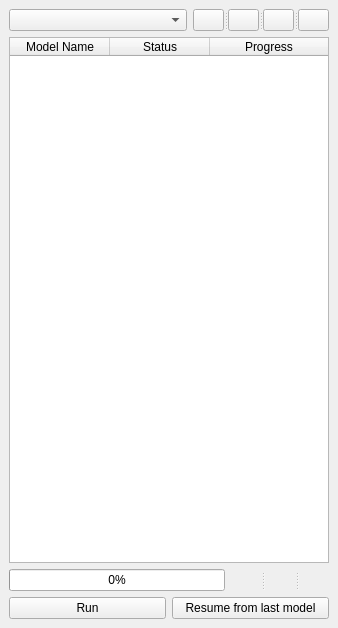
<?xml version="1.0" encoding="UTF-8"?>
<ui version="4.0">
 <class>ValidationDockWidget</class>
 <widget class="QDockWidget" name="ValidationDockWidget">
  <property name="geometry">
   <rect>
    <x>0</x>
    <y>0</y>
    <width>338</width>
    <height>628</height>
   </rect>
  </property>
  <property name="windowTitle">
   <string>&amp;DSGTools: Geospatial Data Quality Assurance Toolbox</string>
  </property>
  <widget class="QWidget" name="dockWidgetContents">
   <layout class="QGridLayout" name="gridLayout">
    <item row="0" column="0" colspan="2">
     <layout class="QHBoxLayout" name="horizontalLayout">
      <item>
       <widget class="QComboBox" name="comboBox">
        <property name="sizePolicy">
         <sizepolicy hsizetype="MinimumExpanding" vsizetype="Fixed">
          <horstretch>0</horstretch>
          <verstretch>0</verstretch>
         </sizepolicy>
        </property>
       </widget>
      </item>
      <item>
       <widget class="QSplitter" name="splitter">
        <property name="orientation">
         <enum>Qt::Horizontal</enum>
        </property>
        <widget class="QPushButton" name="addPushButton">
         <property name="maximumSize">
          <size>
           <width>31</width>
           <height>33</height>
          </size>
         </property>
         <property name="toolTip">
          <string>Adds a workflow</string>
         </property>
         <property name="text">
          <string/>
         </property>
         <property name="icon">
          <iconset resource="../../../../resources.qrc">
           <normaloff>:/plugins/DsgTools/icons/plus.png</normaloff>:/plugins/DsgTools/icons/plus.png</iconset>
         </property>
         <property name="flat">
          <bool>false</bool>
         </property>
        </widget>
        <widget class="QPushButton" name="editPushButton">
         <property name="maximumSize">
          <size>
           <width>31</width>
           <height>33</height>
          </size>
         </property>
         <property name="toolTip">
          <string>Edits current selected workflow</string>
         </property>
         <property name="text">
          <string/>
         </property>
         <property name="icon">
          <iconset resource="../../../../resources.qrc">
           <normaloff>:/plugins/DsgTools/icons/config.png</normaloff>:/plugins/DsgTools/icons/config.png</iconset>
         </property>
         <property name="flat">
          <bool>false</bool>
         </property>
        </widget>
        <widget class="QPushButton" name="removePushButton">
         <property name="maximumSize">
          <size>
           <width>31</width>
           <height>33</height>
          </size>
         </property>
         <property name="toolTip">
          <string>Removes current selected workflow</string>
         </property>
         <property name="text">
          <string/>
         </property>
         <property name="icon">
          <iconset resource="../../../../resources.qrc">
           <normaloff>:/plugins/DsgTools/icons/remove.png</normaloff>:/plugins/DsgTools/icons/remove.png</iconset>
         </property>
         <property name="iconSize">
          <size>
           <width>16</width>
           <height>16</height>
          </size>
         </property>
         <property name="flat">
          <bool>false</bool>
         </property>
        </widget>
        <widget class="QPushButton" name="importPushButton">
         <property name="maximumSize">
          <size>
           <width>31</width>
           <height>33</height>
          </size>
         </property>
         <property name="toolTip">
          <string>Imports a workflow from a file</string>
         </property>
         <property name="text">
          <string/>
         </property>
         <property name="icon">
          <iconset resource="../../../../resources.qrc">
           <normaloff>:/plugins/DsgTools/icons/import.png</normaloff>:/plugins/DsgTools/icons/import.png</iconset>
         </property>
         <property name="iconSize">
          <size>
           <width>16</width>
           <height>16</height>
          </size>
         </property>
         <property name="flat">
          <bool>false</bool>
         </property>
        </widget>
       </widget>
      </item>
     </layout>
    </item>
    <item row="1" column="0" colspan="2">
     <widget class="QTableWidget" name="tableWidget">
      <attribute name="horizontalHeaderStretchLastSection">
       <bool>true</bool>
      </attribute>
      <column>
       <property name="text">
        <string>Model Name</string>
       </property>
      </column>
      <column>
       <property name="text">
        <string>Status</string>
       </property>
      </column>
      <column>
       <property name="text">
        <string>Progress</string>
       </property>
      </column>
     </widget>
    </item>
    <item row="2" column="0" colspan="2">
     <layout class="QHBoxLayout" name="horizontalLayout_2">
      <item>
       <widget class="QProgressBar" name="progressBar">
        <property name="value">
         <number>0</number>
        </property>
       </widget>
      </item>
      <item>
       <widget class="QSplitter" name="splitter_2">
        <property name="orientation">
         <enum>Qt::Horizontal</enum>
        </property>
        <widget class="QPushButton" name="continuePushButton">
         <property name="sizePolicy">
          <sizepolicy hsizetype="Fixed" vsizetype="Fixed">
           <horstretch>0</horstretch>
           <verstretch>0</verstretch>
          </sizepolicy>
         </property>
         <property name="maximumSize">
          <size>
           <width>30</width>
           <height>32</height>
          </size>
         </property>
         <property name="text">
          <string/>
         </property>
         <property name="icon">
          <iconset resource="../../../../resources.qrc">
           <normaloff>:/plugins/DsgTools/icons/runModel.png</normaloff>:/plugins/DsgTools/icons/runModel.png</iconset>
         </property>
         <property name="flat">
          <bool>true</bool>
         </property>
        </widget>
        <widget class="QPushButton" name="pausePushButton">
         <property name="sizePolicy">
          <sizepolicy hsizetype="Fixed" vsizetype="Fixed">
           <horstretch>0</horstretch>
           <verstretch>0</verstretch>
          </sizepolicy>
         </property>
         <property name="maximumSize">
          <size>
           <width>30</width>
           <height>32</height>
          </size>
         </property>
         <property name="text">
          <string/>
         </property>
         <property name="icon">
          <iconset resource="../../../../resources.qrc">
           <normaloff>:/plugins/DsgTools/icons/pause.png</normaloff>:/plugins/DsgTools/icons/pause.png</iconset>
         </property>
         <property name="flat">
          <bool>true</bool>
         </property>
        </widget>
        <widget class="QPushButton" name="cancelPushButton">
         <property name="enabled">
          <bool>true</bool>
         </property>
         <property name="sizePolicy">
          <sizepolicy hsizetype="Fixed" vsizetype="Fixed">
           <horstretch>0</horstretch>
           <verstretch>0</verstretch>
          </sizepolicy>
         </property>
         <property name="maximumSize">
          <size>
           <width>30</width>
           <height>32</height>
          </size>
         </property>
         <property name="text">
          <string/>
         </property>
         <property name="icon">
          <iconset resource="../../../../resources.qrc">
           <normaloff>:/plugins/DsgTools/icons/remove_item.png</normaloff>:/plugins/DsgTools/icons/remove_item.png</iconset>
         </property>
         <property name="flat">
          <bool>true</bool>
         </property>
        </widget>
       </widget>
      </item>
     </layout>
    </item>
    <item row="3" column="0">
     <widget class="QPushButton" name="runPushButton">
      <property name="sizePolicy">
       <sizepolicy hsizetype="Minimum" vsizetype="Fixed">
        <horstretch>0</horstretch>
        <verstretch>0</verstretch>
       </sizepolicy>
      </property>
      <property name="minimumSize">
       <size>
        <width>0</width>
        <height>0</height>
       </size>
      </property>
      <property name="maximumSize">
       <size>
        <width>16777215</width>
        <height>16777215</height>
       </size>
      </property>
      <property name="text">
       <string>Run</string>
      </property>
      <property name="icon">
       <iconset resource="../../../../resources.qrc">
        <normaloff>:/plugins/DsgTools/icons/model_run.png</normaloff>:/plugins/DsgTools/icons/model_run.png</iconset>
      </property>
      <property name="flat">
       <bool>false</bool>
      </property>
     </widget>
    </item>
    <item row="3" column="1">
     <widget class="QPushButton" name="resumePushButton">
      <property name="sizePolicy">
       <sizepolicy hsizetype="Minimum" vsizetype="Fixed">
        <horstretch>0</horstretch>
        <verstretch>0</verstretch>
       </sizepolicy>
      </property>
      <property name="maximumSize">
       <size>
        <width>16777215</width>
        <height>16777215</height>
       </size>
      </property>
      <property name="text">
       <string>Resume from last model</string>
      </property>
      <property name="icon">
       <iconset resource="../../../../resources.qrc">
        <normaloff>:/plugins/DsgTools/icons/model_continue.png</normaloff>:/plugins/DsgTools/icons/model_continue.png</iconset>
      </property>
      <property name="flat">
       <bool>false</bool>
      </property>
     </widget>
    </item>
   </layout>
  </widget>
 </widget>
 <resources>
  <include location="../../../../resources.qrc"/>
 </resources>
 <connections/>
</ui>
